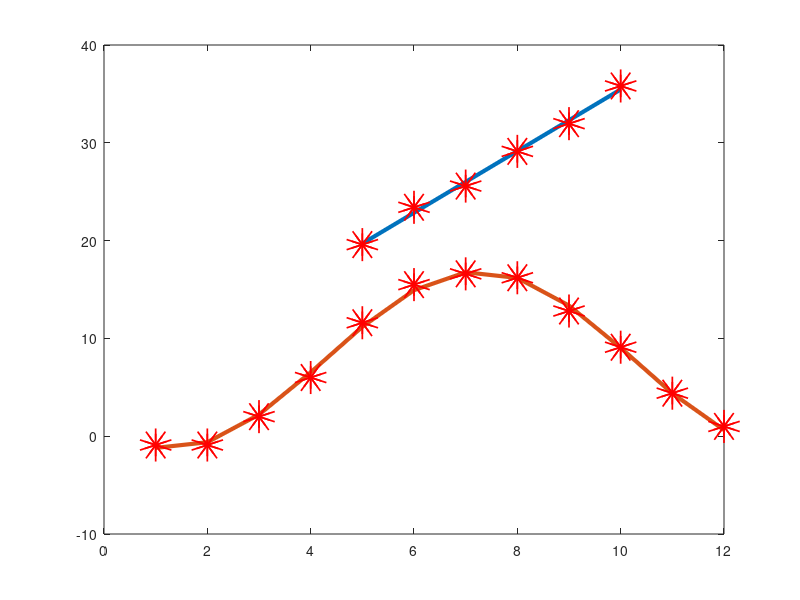

Recreate this plot in MATLAB.
%% Upgift 1
clear all
close all
clc

td=[5 6 7 8 9 10]';
yd=[19.5888 23.4043 25.5754 29.1231 31.9575 35.8116]'; 
A=[ones(size(td)) td];
x=A\yd; a=x(1); b=x(2);
n=length(td);
e=norm(A*x-yd)/sqrt(n);

y=a+b*td;
plot(td,y, 'linewidth', 3), hold on
for i=1:size(td)
     plot(td(i),yd(i), 'ro', 'markersize', 4, 'linewidth', 20)
end
%% Uppgift 2
clear all
close all
clc

td=[1 2 3 4 5 6 7 8 9 10 11 12]';
yd=[-0.9 -0.9 2.0 6.0 11.6 15.5 16.6 16.2 12.8 9.1 4.4 1.0]';

a=pi/6;

A=[ones(size(td)) sin(a*td) cos(a*td)];
x=A\yd;
n=length(td);
e=norm(A*x-yd)/sqrt(n);

y=x(1)+x(2)*sin(a*td)+x(3)*cos(a*td);
plot(td,y, 'linewidth', 3), hold on
for i=1:size(td)
     plot(td(i),yd(i), 'ro', 'markersize', 4, 'linewidth', 20)
end
hold off